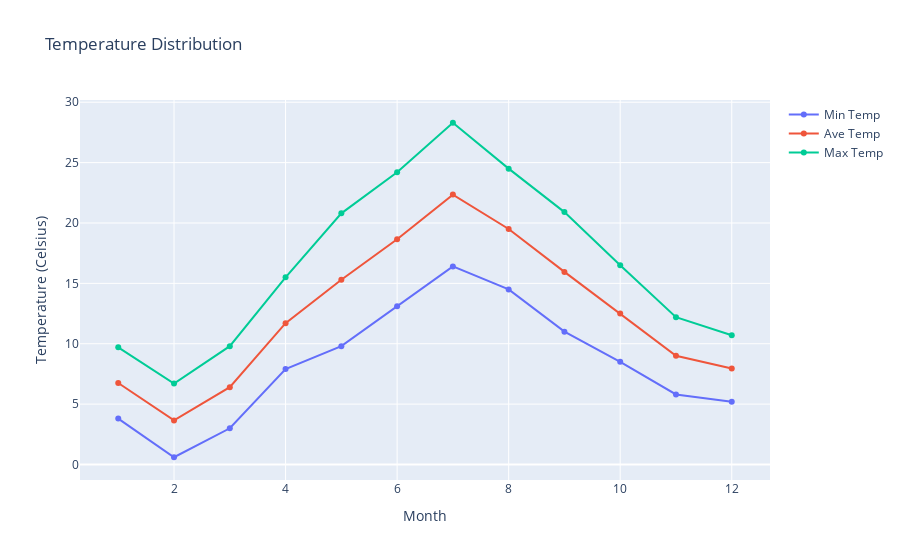

Write notebook code for a chart like this one.
### Code cell
# plot max and min temp. vs month
min_temp = go.Scatter(x=weather['Month'], y=weather['Tmin'], name='Min Temp')
med_temp = go.Scatter(x=weather['Month'], y=weather['Tmed'], name='Ave Temp')
max_temp = go.Scatter(x=weather['Month'], y=weather['Tmax'], name='Max Temp')

min_max_temp_fig = go.Figure()

min_max_temp_fig.add_trace(min_temp)
min_max_temp_fig.add_trace(med_temp)
min_max_temp_fig.add_trace(max_temp)

# edit the layout
min_max_temp_fig.update_layout(title="Temperature Distribution",
                               xaxis_title='Month',
                               yaxis_title='Temperature (Celsius)')

min_max_temp_fig.show()

### Figure 1 — Plotly figure (JSON) as saved in the notebook; plotly's stock layout.template omitted (floating-point values rounded to 4 significant figures)
{"data": [{"name": "Min Temp", "type": "scatter", "x": [1, 2, 3, 4, 5, 6, 7, 8, 9, 10, 11, 12], "y": [3.8, 0.6, 3, 7.9, 9.8, 13.1, 16.4, 14.5, 11, 8.5, 5.8, 5.2]}, {"name": "Ave Temp", "type": "scatter", "x": [1, 2, 3, 4, 5, 6, 7, 8, 9, 10, 11, 12], "y": [6.75, 3.65, 6.4, 11.7, 15.3, 18.65, 22.35, 19.5, 15.95, 12.5, 9, 7.95]}, {"name": "Max Temp", "type": "scatter", "x": [1, 2, 3, 4, 5, 6, 7, 8, 9, 10, 11, 12], "y": [9.7, 6.7, 9.8, 15.5, 20.8, 24.2, 28.3, 24.5, 20.9, 16.5, 12.2, 10.7]}], "layout": {"autosize": true, "title": {"text": "Temperature Distribution"}, "xaxis": {"autorange": true, "range": [0.3419, 12.66], "title": {"text": "Month"}, "type": "linear"}, "yaxis": {"autorange": true, "range": [-1.686, 30.59], "title": {"text": "Temperature (Celsius)"}, "type": "linear"}}}
